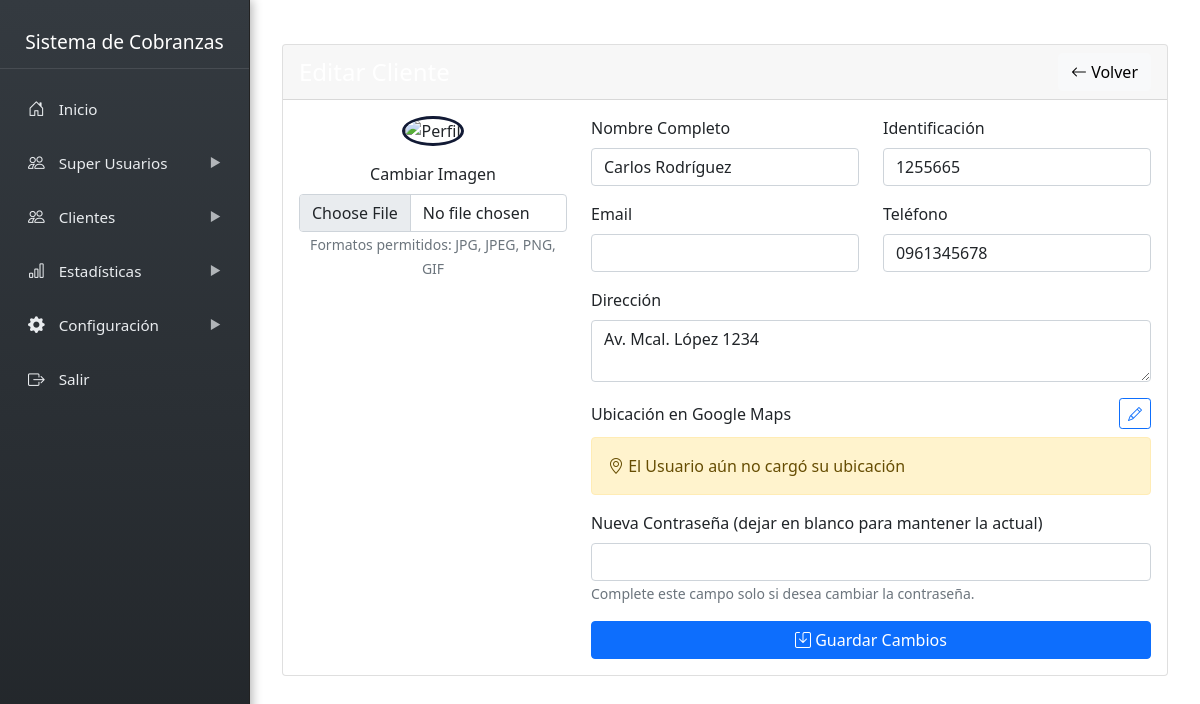
Before: /admin/sidebar/clientes/editar_cliente.php?id=13 with the older database file.
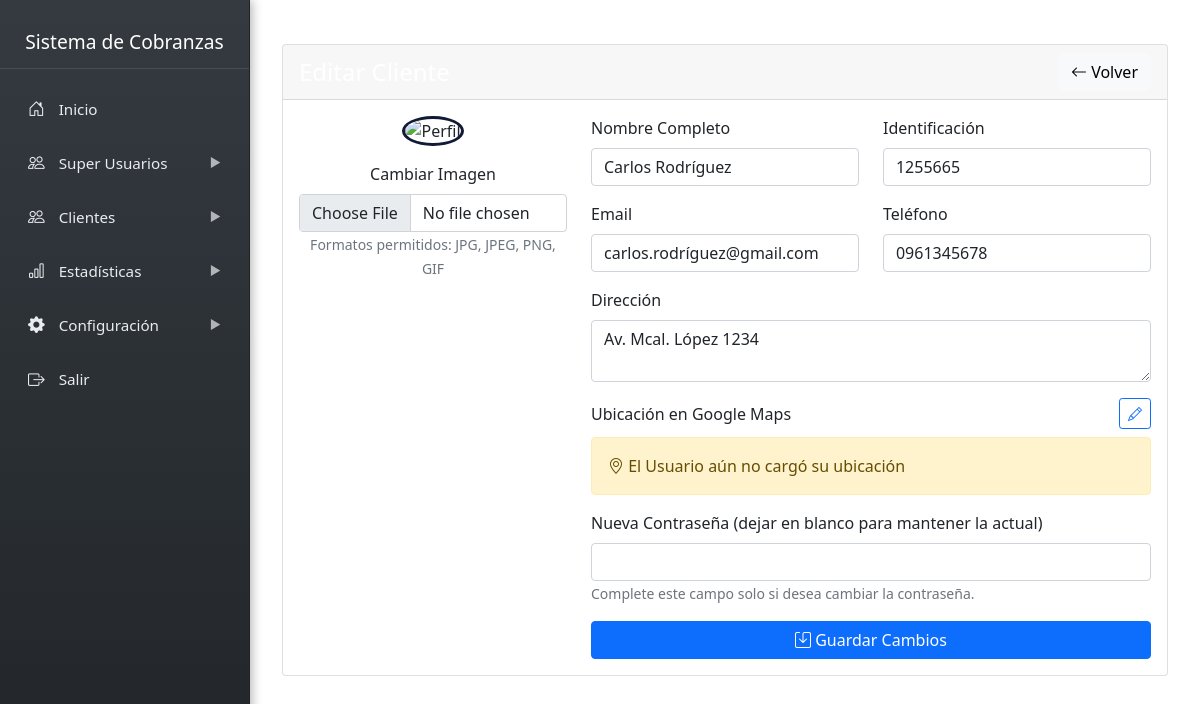
After: the same page with the newer database file.
### tables this page shows
CREATE TABLE `clientes` (
  `id` int NOT NULL,
  `nombre` varchar(200) NOT NULL,
  `identificacion` varchar(20) DEFAULT NULL,
  `direccion` text,
  `ubicacion_link` text,
  `telefono` varchar(20) DEFAULT NULL,
  `email` varchar(100) DEFAULT NULL,
  `created_at` timestamp NULL DEFAULT CURRENT_TIMESTAMP,
  `imagen` varchar(255) NOT NULL DEFAULT 'default.png',
  `password` varchar(255) DEFAULT NULL
);

### admin/sidebar/clientes/editar_cliente.php (the view, shortened to what the changed rows need)
<?php include '../../../admin/include/sidebar.php'; ?>
<?php
require_once '../cnx.php';
$cliente_id = $_GET['id'];
$query = "SELECT * FROM clientes WHERE id = ?";
$stmt = $conn->prepare($query);
$stmt->bind_param("i", $cliente_id);
$stmt->execute();
$result = $stmt->get_result();
$cliente = $result->fetch_assoc();
?>
<div class="content-wrapper">
    <div class="container mt-4">
        <div class="row">
            <div class="col-md-12 mb-4">
                <div class="card">
                    <div class="card-body">
                        <form action="" method="POST" enctype="multipart/form-data">
                            <div class="row">
                                <div class="col-md-8">
                                    <div class="row">
                                        <div class="col-md-6 mb-3">
                                            <label for="nombre" class="form-label">Nombre Completo</label>
                                            <input type="text" class="form-control" id="nombre" name="nombre" value="<?php echo htmlspecialchars($cliente['nombre']); ?>" required>
                                        </div>
                                        <div class="col-md-6 mb-3">
                                            <label for="identificacion" class="form-label">Identificación</label>
                                            <input type="text" class="form-control" id="identificacion" name="identificacion" value="<?php echo htmlspecialchars($cliente['identificacion']); ?>" required>
                                        </div>
                                    </div>
                                    <div class="row">
                                        <div class="col-md-6 mb-3">
                                            <label for="email" class="form-label">Email</label>
                                            <input type="email" class="form-control" id="email" name="email" value="<?php echo htmlspecialchars($cliente['email']); ?>">
                                        </div>
                                        <div class="col-md-6 mb-3">
                                            <label for="telefono" class="form-label">Teléfono</label>
                                            <input type="text" class="form-control" id="telefono" name="telefono" value="<?php echo htmlspecialchars($cliente['telefono']); ?>">
                                        </div>
                                    </div>
                                    <div class="mb-3">
                                        <label for="direccion" class="form-label">Dirección</label>
                                        <textarea class="form-control" id="direccion" name="direccion" rows="2"><?php echo htmlspecialchars($cliente['direccion']); ?></textarea>
                                    </div>
                                </div>
                            </div>
                        </form>
                    </div>
                </div>
            </div>
        </div>
    </div>
</div>

Changed rows visible on the page:
changed clientes "Carlos Rodríguez": email (not shown) → "carlos.rodríguez@gmail.com"
